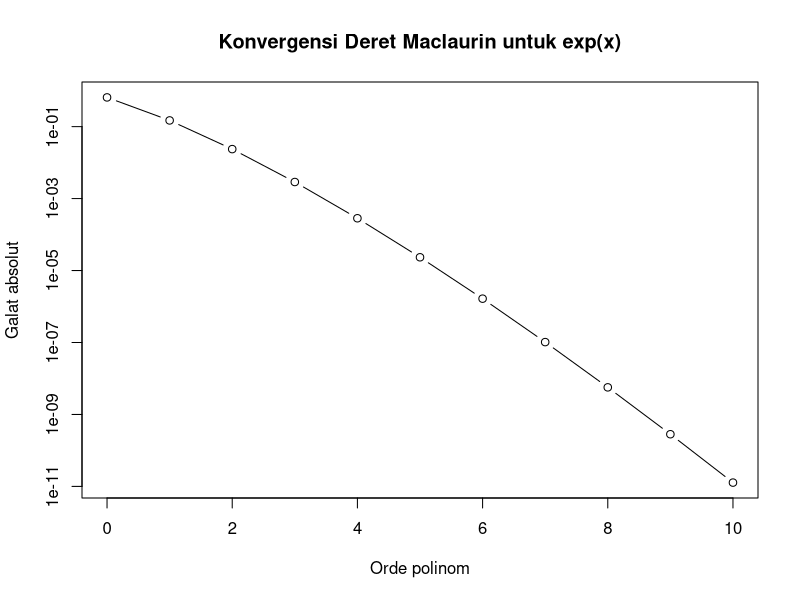

Write R code to recreate this figure.
# 1. Definisi fungsi aproksimasi deret e^x
exp_series <- function(x, n) {
  result <- 0
  for (k in 0:n) {
    result <- result + x^k / factorial(k)
  }
  return(result)
}

# 2. Evaluasi konvergensi (n = 0 sampai 10)
x <- 0.5
n <- 0:10

approximation <- sapply(
  n,
  function(k) exp_series(x, k)
)

# 3. Perhitungan galat absolut dibanding nilai eksak exp(x)
true_value <- exp(x)
error <- abs(true_value - approximation)

# Menampilkan tabel hasil aproksimasi dan galat
data.frame(
  n = n,
  approximation = approximation,
  error = error
)

# 4. Membuat grafik konvergensi galat (skala logaritmik)
plot(
  n,
  error,
  type = "b",
  log = "y",
  xlab = "Orde polinom",
  ylab = "Galat absolut",
  main = "Konvergensi Deret Maclaurin untuk exp(x)"
)
